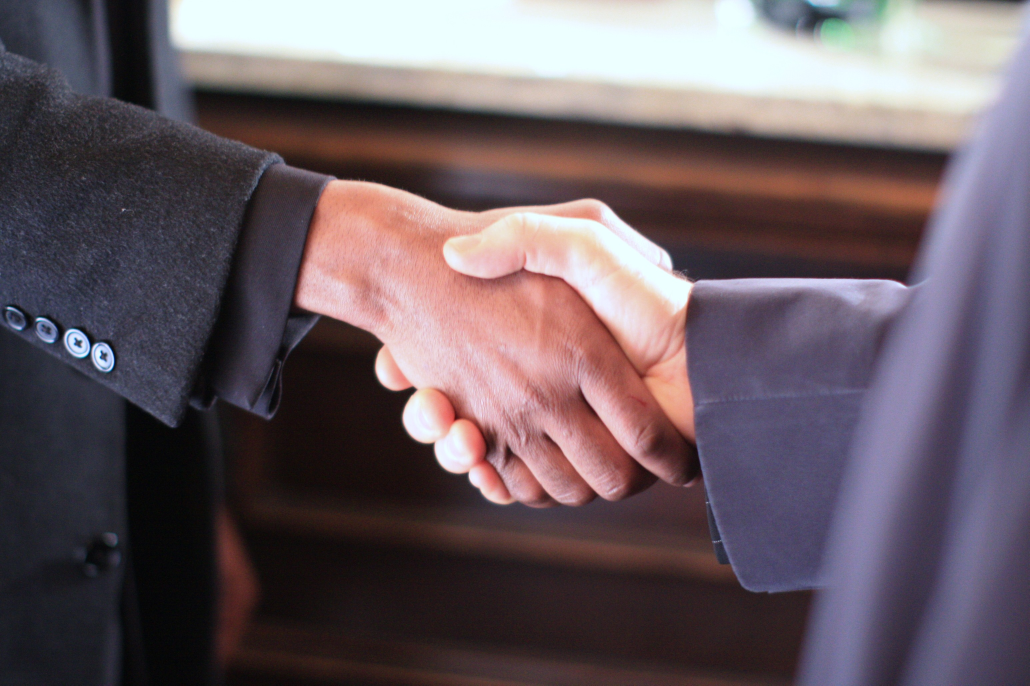
#> input picture images/testimage.jpg, 3088 x 2056 px (shown at 1/3 size); the run also reads 1 picture not shown here
$ jupyter execute --allow-errors Filters_With_cv2.trackbars-checkpoint.ipynb   (shell and % lines are left out)   (Python 2 division)   (older library calls are emulated)
#> lines starting #> are read from the running program, lines starting #| are printed output that depends on the picture; after the words box and inside, x2 and y2 are one past the last pixel; in counts of white or black regions, pixels touching at a corner belong together; pictures that were not available may be replaced by others from this repository, and a replacement may not be noted
[cell 1]
from PIL import Image
IM = Image.open("images/testimage.jpg")
#> IM is the input picture: PIL image 3088x2056 RGB; mean R, G, B 104.9, 91.7, 98.6
w,h = IM.size
#> w = 3088; h = 2056
W = w/5
#> W = 617
H = h/5
#> H = 411
im = IM.resize((W,H), Image.BICUBIC)
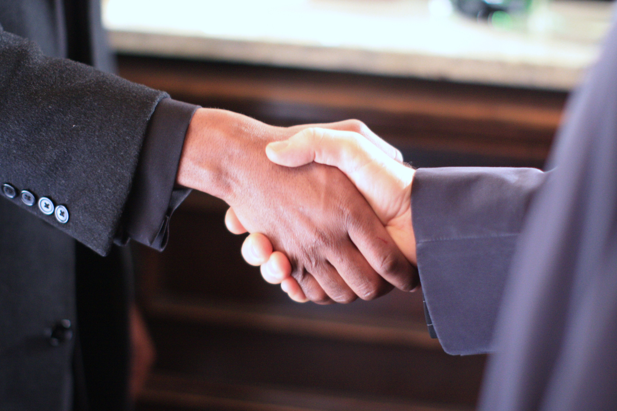
#> im: PIL image 617x411 RGB; mean R, G, B 104.9, 91.7, 98.6
im.save("images/testimageRS.jpg")
im

[cell 2]
ord('a')

[cell 3]
unichr(33)

[cell 4]
class _Getch(object):
    """Gets a single character from standard input.
       Does not echo to the screen."""
    def __init__(self):
        try:
            self.impl = _GetchWindows()
        except ImportError:
            self.impl = _GetchUnix()

    def __call__(self):
        return self.impl()

class _GetchUnix(object):
    def __init__(self):
        import tty, sys

    def __call__(self):
        import sys, tty, termios
        fd = sys.stdin.fileno()
        old_settings = termios.tcgetattr(fd)
        try:
            tty.setraw(sys.stdin.fileno())
            ch = sys.stdin.read(1)
        finally:
            termios.tcsetattr(fd, termios.TCSADRAIN, old_settings)
        return ch


class _GetchWindows(object):
    def __init__(self):
        import msvcrt

    def __call__(self):
        import msvcrt
        return msvcrt.getch()


getch = _Getch()

[cell 5]
import cv2
img = cv2.imread('images/testimage.jpg') # load a dummy image
while(1):
    cv2.imshow('img',img)
    k = cv2.waitKey(33)
#> (key q is pressed here)
    if k==27:    # Esc key to stop
        break
    elif k==-1:  # normally -1 returned,so don't print it
        continue
    else:
        print k # else print its value

[cell 6]
# Capture an image - not video - to work with
import cv2
from cv2 import *
# initialize the camera
#> (the rest of this cell did not finish here and is left out)

[cell 7]
#import modules
import sys
import os
from PIL import Image, ImageEnhance

# Open image
#> (the rest of this cell did not finish here and is left out)

[cell 8]
from PIL import Image
#> (the rest of this cell did not finish here and is left out)

[cell 9]
from PIL import Image
me = Image.open('images/testimageRS.jpg')
width, height = me.size
#> width = 617; height = 411
leftIn = 100
lefttop = 20
RightIn = width-leftIn
#> RightIn = 517
RightBottom = 460
imCrop = leftIn,lefttop,RightIn,RightBottom
#> imCrop = (100, 20, 517, 460)
#crop
cropim = me.crop(imCrop)
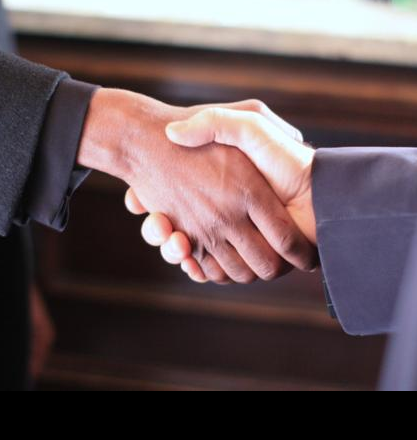
#> cropim: PIL image 417x440 RGB; mean R, G, B 97.5, 80.2, 82.6
#me.crop(ul, lr)
#me
print imCrop
#| (100, 20, 517, 460)
cropim.save("images/webcam-crop.jpg")
cropim

[cell 10]
# Check image size
from PIL import Image
iop = Image.open("images/testimageRS.jpg")
print iop.size
#| (617, 411)

## Add 10 Pixel 'white' Border

[cell 11]
from PIL import ImageOps
wboder = 5
ImageOps.expand(Image.open('images/testimageRS.jpg'),border=wboder,fill='black').save('images/webcam-border.jpg')
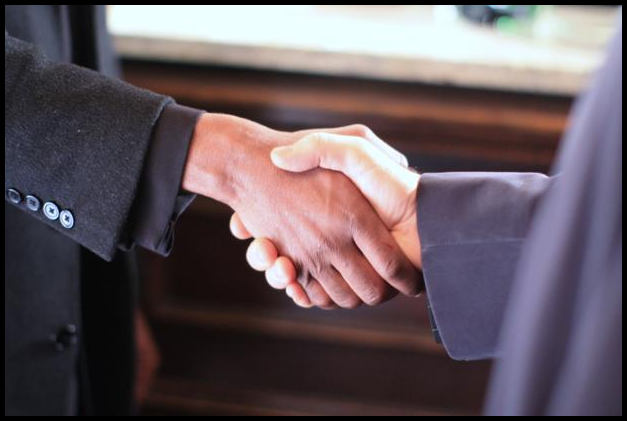
#> saved as webcam-border.jpg: PIL image 627x421 RGB; mean R, G, B 100.8, 88.1, 94.6
view = Image.open('images/webcam-border.jpg')
#view.show("Orig", view)
view

# Apply Image Blur and Canny Edge

[cell 12]
# Apply Image Blur and Canny Edge
import cv2
from matplotlib import pyplot as plt

def nothing(x):
    pass
cv2.namedWindow('canny_edge', True)
img_noblur = cv2.imread('images/webcam-border.jpg', 0)
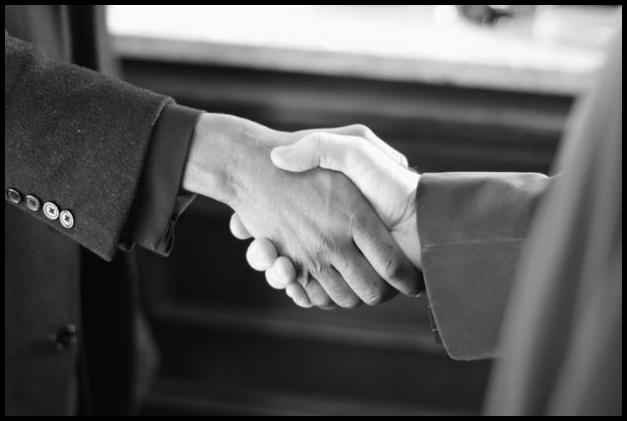
#> img_noblur: shape (421, 627); min 0, max 255, mean 92.7
img = cv2.blur(img_noblur, (7,7))
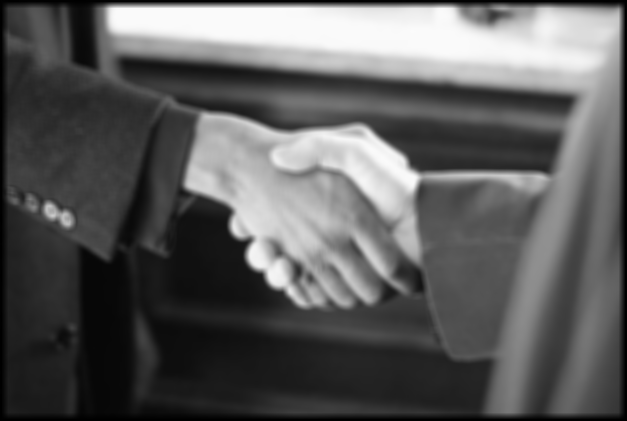
#> img: shape (421, 627); min 0, max 251, mean 92.7

#canny_edge = cv2.Canny(img, 0, 0)

#cv2.imshow('image', img)
#cv2.imshow('canny_edge', canny_edge)
while(1):

    cv2.createTrackbar('min_value','canny_edge',0,500,nothing)
    cv2.createTrackbar('max_value','canny_edge',0,500,nothing)


    min_value = cv2.getTrackbarPos('min_value', 'canny_edge')
    max_value = cv2.getTrackbarPos('max_value', 'canny_edge')

    canny_edge = cv2.Canny(img, min_value, max_value)
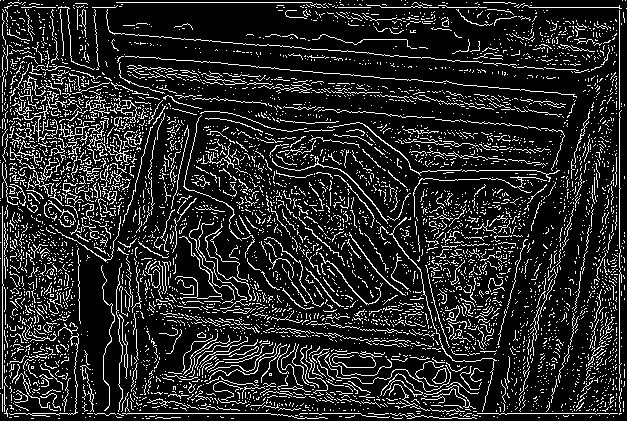
#> canny_edge: shape (421, 627); 15.1% white in thin lines or dots
    cv2.imshow('images/image', img)
    cv2.imshow('images/canny_edge', canny_edge)

    #print ilowH, ilowS, ilowV
    if(cv2.waitKey(True) & 0xFF == ord('q')):
#> (key q is pressed here)
        break

#> (the rest of this cell did not finish here and is left out)

[cell 13]
import numpy as np
import cv2

image = cv2.imread("/home/jack/Desktop/JupyterNotebook-Graphics/images/webcam-border.png")
gray = cv2.imread("/home/jack/Desktop/JupyterNotebook-Graphics/images/webcam-border.png", 0)
#> gray: shape (421, 627); min 0, max 255, mean 92.7
#gray = cv2.cvtColor(image, cv2.COLOR_BGR2GRAY)
# Blur parameters must be an ODD number
# GaussianBlur removes the small artifacts
blur = cv2.GaussianBlur(gray,(11,11),0)

#circles = cv2.HoughCircles(gray, cv2.HOUGH_GRADIENT, 1, 300, np.array([]), 10, 30, 60, 300)
#circles = cv2.HoughCircles(blur, cv2.HOUGH_GRADIENT, 1, 300, np.array([]), 5, 5, 100, 100)
circles = cv2.HoughCircles(gray,cv2.CV_HOUGH_GRADIENT, 1, 10)
#> circles = None

ret,thresh1 = cv2.threshold(blur,127,255,cv2.THRESH_BINARY)
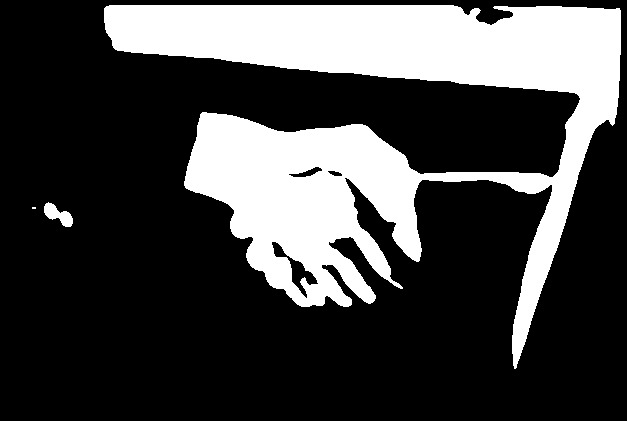
#> thresh1: shape (421, 627); 27% white; 3 white regions (1 under 20 px), largest, box (x1, y1, x2, y2) and area: (104, 5, 621, 369) 70807, (44, 202, 73, 227) 366
edges = cv2.Canny(thresh1, 100,200)
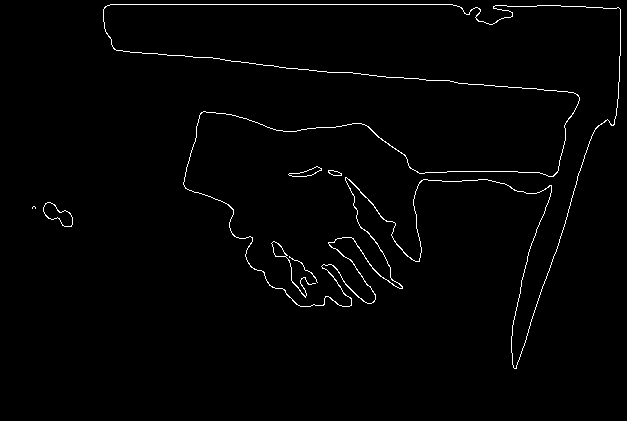
#> edges: shape (421, 627); 1.4% white in thin lines or dots, all inside (x1, y1, x2, y2) = (32, 4, 621, 369)
imagem = cv2.bitwise_not(edges)

result = cv2.bitwise_and(image,image, mask=imagem)
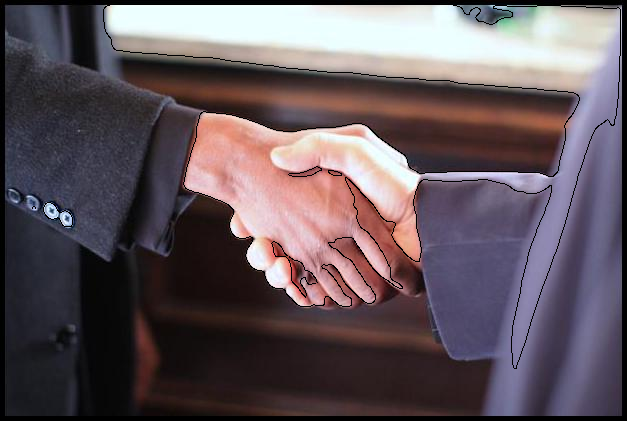
#> result: shape (421, 627, 3); mean B, G, R 93.1, 86.6, 99

if circles is not None:
    circles = np.uint16(np.around(circles))
    for i in circles[0,:]:
        cv2.circle(image, (i[0], i[1]), i[2], (0, 255, 0), 1)
        cv2.circle(image, (i[0], i[1]), 2, (0, 0, 255), 3)

cv2.imshow("Blur", blur)
#cv2.imshow("Circled", circles)
cv2.imshow("Thresh", thresh1)
cv2.imshow("edges", edges)
cv2.imshow("imagem", imagem)
cv2.imshow("Original", image)
cv2.imshow("Result", result)

cv2.waitKey(0)
cv2.destroyAllWindows()

[cell 14]
f = open("cv2help.txt").readlines()
#> (reads cv2help.txt from the repository)
